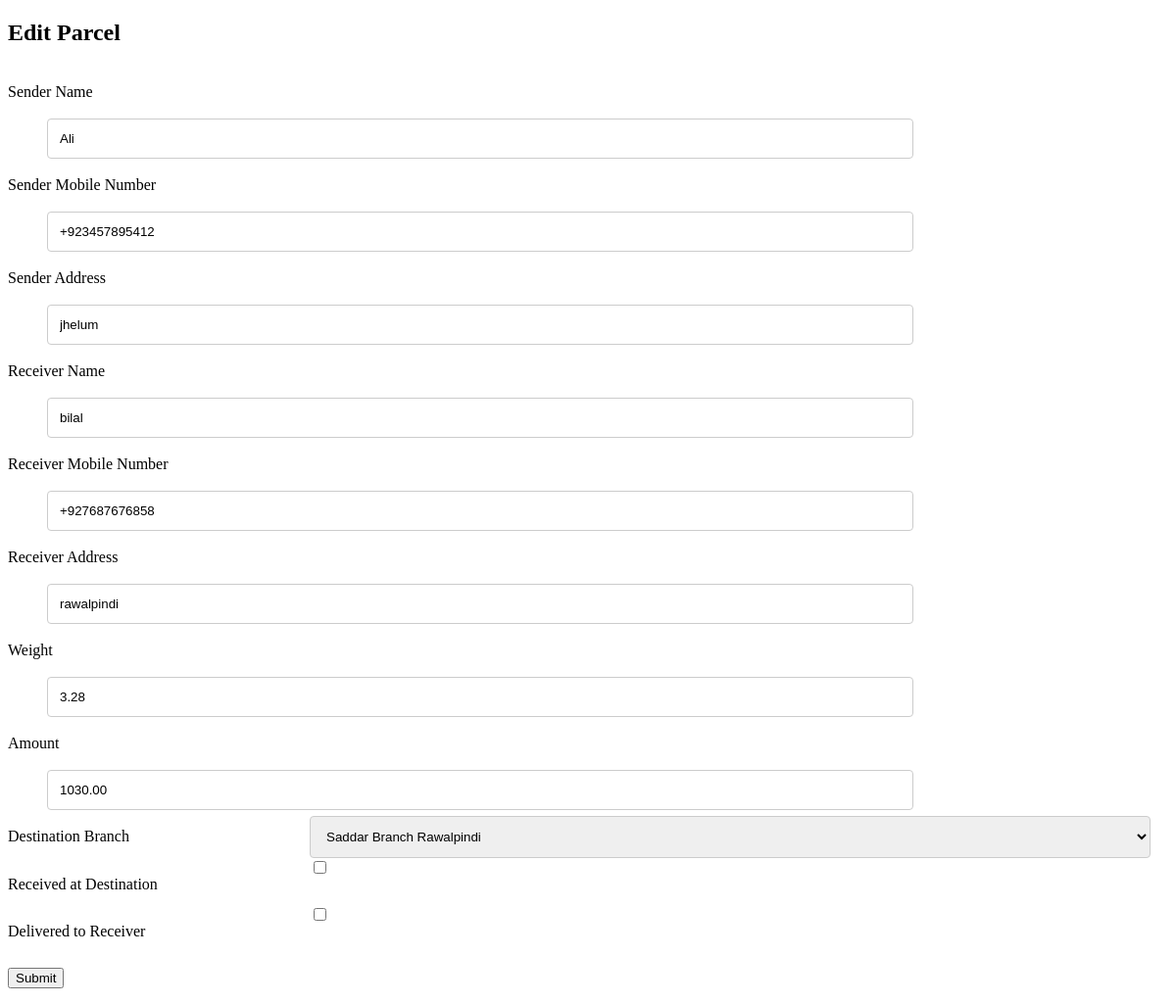
Screenshot of /editparcel/6 with the database file from the repository.
### app.py (models this page shows, shortened)
class BaseModel(Model):
    class Meta:
        database = database

class Parcel(BaseModel):
    user = ForeignKeyField(User, backref='parcels')
    parcelnumber = TextField()
    sendername = TextField()
    sendermobilenumber = TextField()
    senderaddress = TextField()
    receivername = TextField()
    receivermobilenumber = TextField()
    receiveraddress = TextField()
    parcelweight = DecimalField()
    amount = DecimalField()
    pub_date = DateTimeField()
    destination_branch = IntegerField()
    is_received_at_destination = BitField()
    is_delivered_to_receiever = BitField()

### app.py (the view)
@app.route('/editparcel/<int:id>', methods=['GET', 'POST'])
def editparcel(id):
    parcel = get_object_or_404(Parcel, Parcel.id == id)
    form = ParcelForm(formdata=request.form, obj=parcel)
    form.is_received_at_destination.checked = parcel.is_received_at_destination
    form.is_delivered_to_receiever.checked = parcel.is_delivered_to_receiever
    if request.method == 'POST':
     is_checked = request.form.get('is_received_at_destination')
     is_checked_delivered_to_receiever = request.form.get('is_delivered_to_receiever')
     is_delivered_to_receiever = False
     is_receieved_from_db = False
     is_receieved = False
     if is_checked_delivered_to_receiever == 'Y':
        is_delivered_to_receiever = True
     if parcel.is_received_at_destination == 1:
        is_receieved_from_db = True
        print("is_checked="+is_checked)
     if is_checked=="y":
        is_receieved=True
     send_sms(parcel.parcelnumber, parcel.receivermobilenumber)
     if is_receieved and is_receieved_from_db is False:
            print("message Sent")
            print(request.form.get('is_received_at_destination', False))
            send_sms(parcel.parcelnumber,parcel.receivermobilenumber)
     else:
            print("message not sent")
     parcel.is_received_at_destination = is_receieved
     parcel.is_delivered_to_receiever = is_delivered_to_receiever
     parcel.save()
     return redirect(url_for('parcels', id=id))
    else:
     return render_template('update.html', form=form)

### app.py (called while the page is built)
def get_current_user():
    if session.get('logged_in'):
        return User.get(User.id == session['user_id'])

def get_object_or_404(model, *expressions):
    try:
        return model.get(*expressions)
    except model.DoesNotExist:
        abort(404)

@app.before_request
def before_request():
    g.db = database
    g.db.connect(reuse_if_open=True)

@app.after_request
def after_request(response):
    g.db.close()
    return response

@app.context_processor
def _inject_user():
    return {'current_user': get_current_user()}

### templates/update.html (shortened to what this page needs)
<!DOCTYPE html>
<html lang="en">
<h2>Edit  Parcel</h2>
<div class="container">
{% from "_formhelpers.html" import render_field %}
    <form method=post>
        <dl>
<div class="row">
            {{ render_field(form.sendername) }}
</div>
          <div class="row">  {{ render_field(form.sendermobilenumber) }}
          </div>
        <div class="row">    {{ render_field(form.senderaddress) }}  </div>
        <div class="row">    {{ render_field(form.receivername) }}  </div>
        <div class="row mobile_num">    {{ render_field(form.receivermobilenumber) }}  </div>
         <div class="row">   {{ render_field(form.receiveraddress) }}  </div>
         <div class="row">   {{ render_field(form.parcelweight) }}  </div>
         <div class="row">   {{ render_field(form.amount) }}  </div>
          <div class="row">  {{ render_field(form.destination_branch) }}  </div>
          <div class="row">  {{ render_field(form.is_received_at_destination) }}  </div>
          <div class="row" class="delivered">  {{ render_field(form.is_delivered_to_receiever) }}  </div>
        </dl>
        <p><input type=submit value=Submit>
    </form>
</div>

### templates/_formhelpers.html (shortened to what this page needs)
{% macro render_field(field) %}
    <dt>{{ field.label }}
    <dd>{{ field(**kwargs)|safe }}
    </dd>
{% endmacro %}

### templates/update.html (style rules this page uses)
label { padding: 12px 12px 12px 0; display: inline-block; float: left; width: 25%; margin-top: 6px; }
input[type=text], select, textarea { width: 100%; padding: 12px; border: 1px solid #ccc; border-radius: 4px; resize: vertical; float: left; width: 75%; margin-top: 6px; }
input[type=number], select, textarea { width: 100%; padding: 12px; border: 1px solid #ccc; border-radius: 4px; resize: vertical; float: left; width: 75%; margin-top: 6px; }
.row:after { content: ""; display: table; clear: both; }

### rows the page displays
Parcel: sendername "Ali", sendermobilenumber "+923457895412", senderaddress "jhelum", receivername "bilal", receivermobilenumber "+927687676858", receiveraddress "rawalpindi", parcelweight "3.28", amount "1030.00", destination_branch "Saddar Branch Rawalpindi"

### other values shown
{{ field.label }} "Sender Name Sender Mobile Number Sender Address Receiver Name Receiver Mobile Number Receiver Address Weight Amount Destination Branch Received at Destination Delivered to Receiver"
